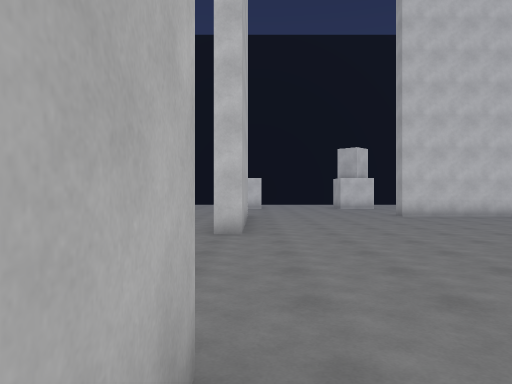
view 1 (above)

24 first-person views from a walk through a 3-D level made in the Unity game engine. The camera is 1.5 m above the floor, looks level and sees 70° across. The floor is counted in squares, 2 m on a side. Each view is taken from the middle of a square. On the plan, view 1 faces up. The plan holds only what a view shows up to about 11 squares ahead; the rest is blank. The player character is not drawn.

view 2
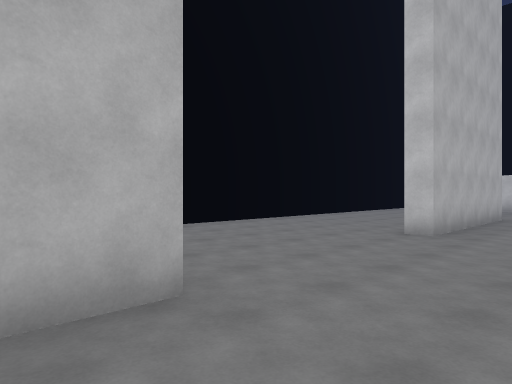

view 3
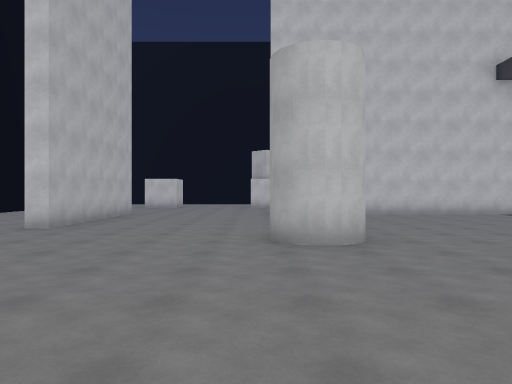

view 4
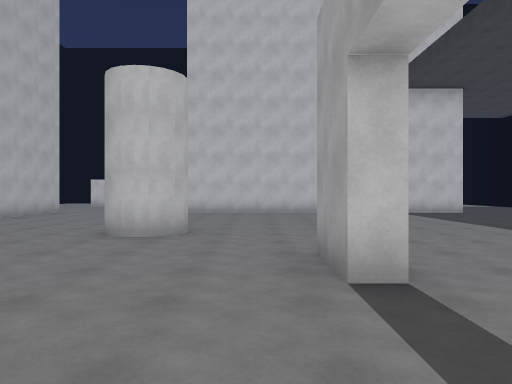

view 5
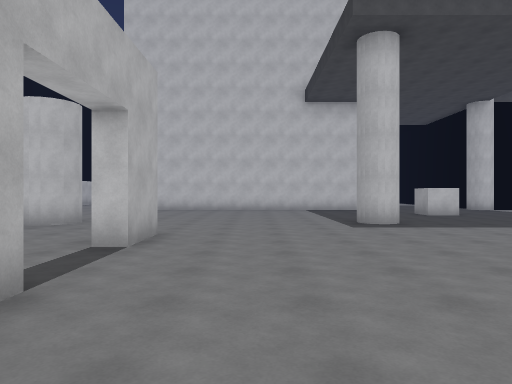

view 6
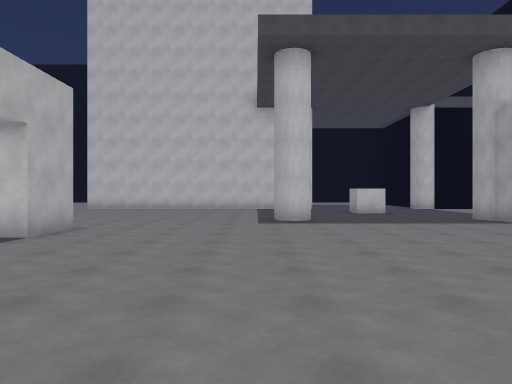

view 7
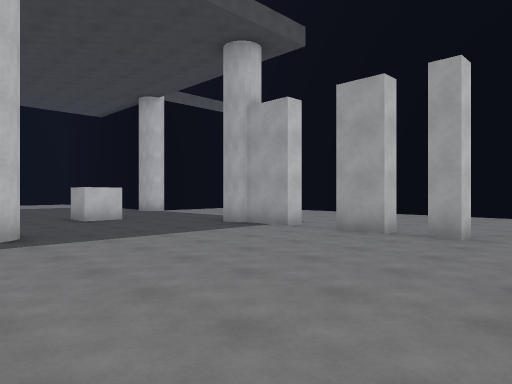

view 8
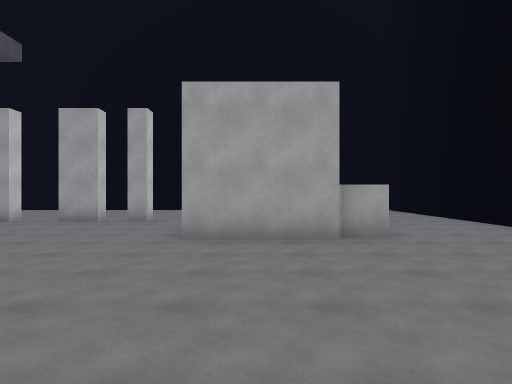

view 9
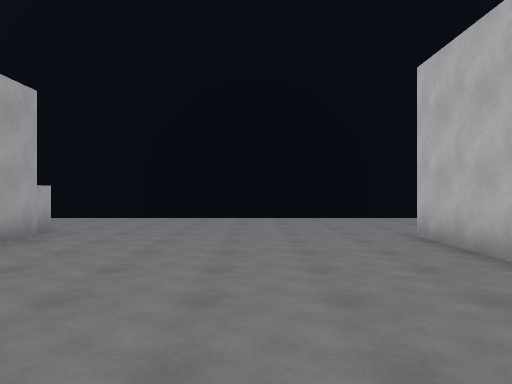

view 10
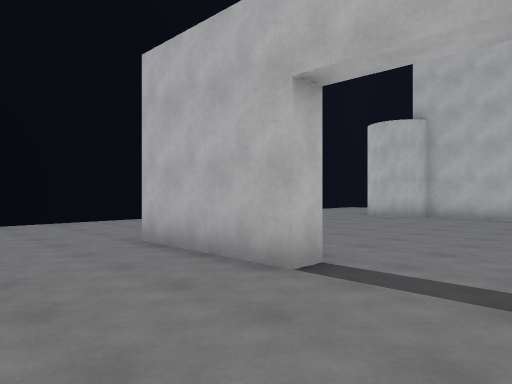

view 11
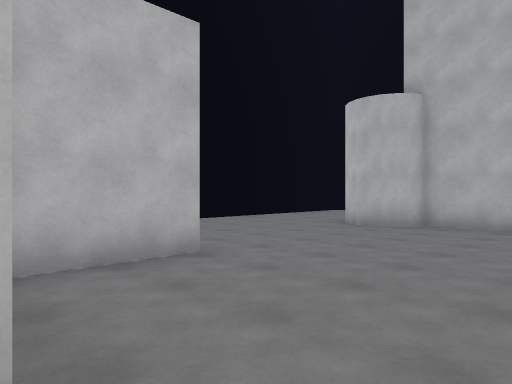

view 12
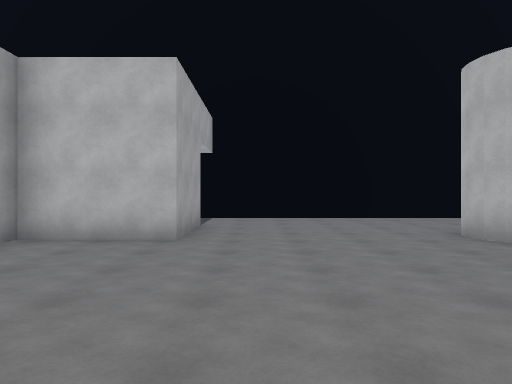

view 13
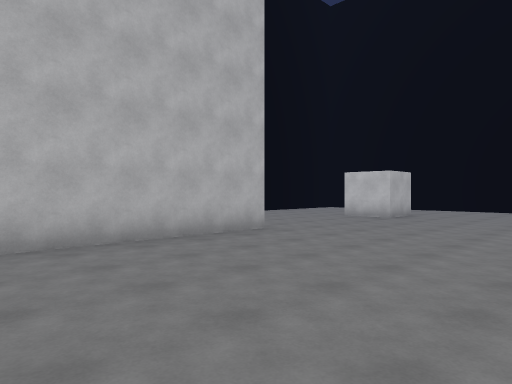

view 14
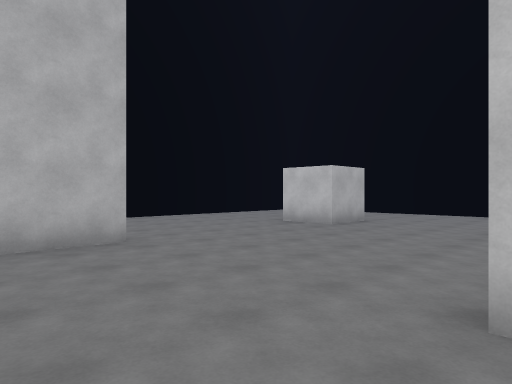

view 15
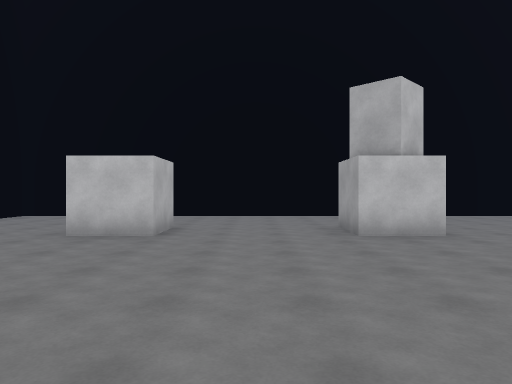

view 16
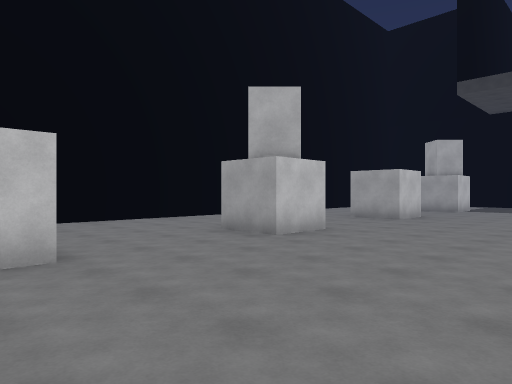

view 17
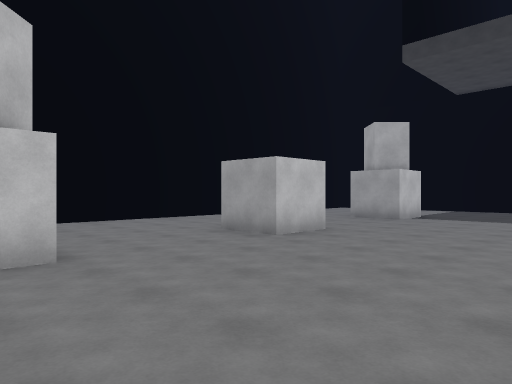

view 18
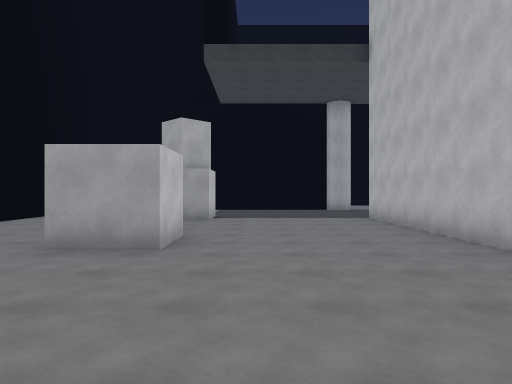

view 19
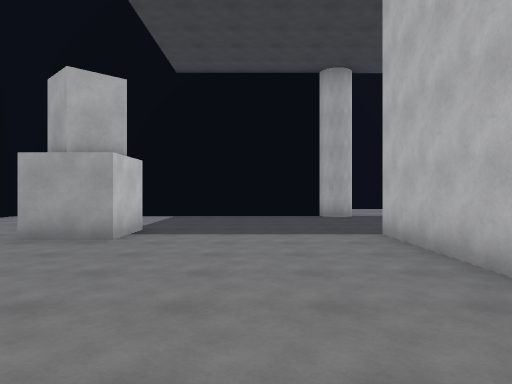

view 20
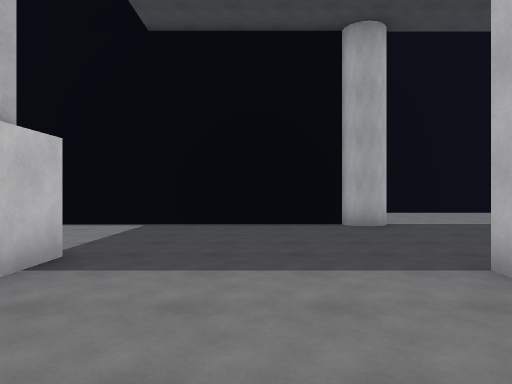

view 21
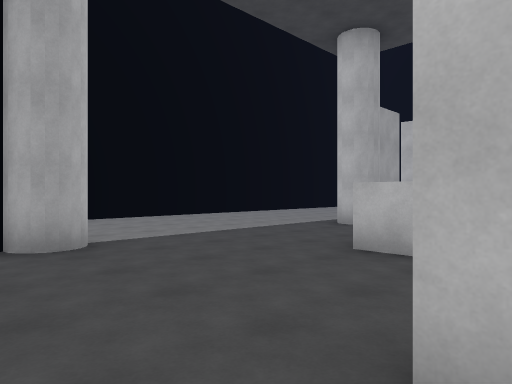

view 22
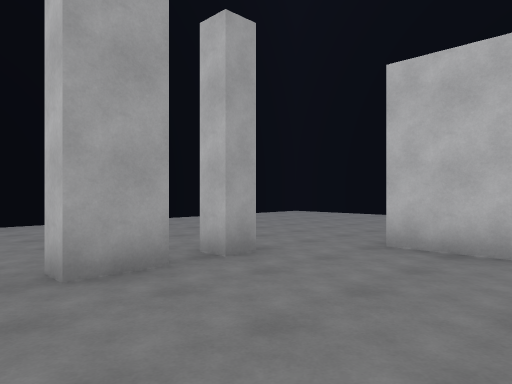

view 23
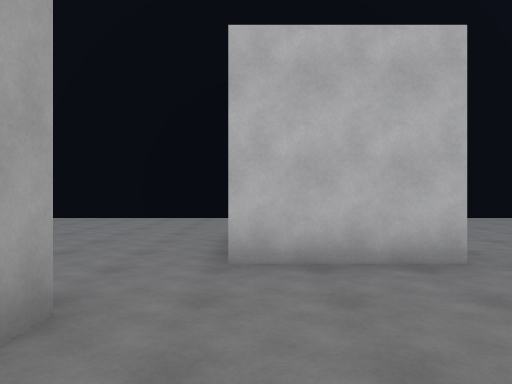

view 24
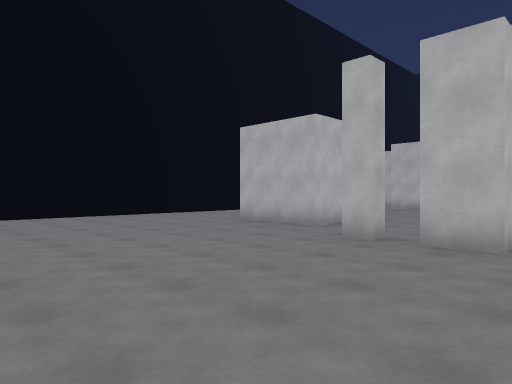

### Floor plan
Key: @ floor where view 1 was taken; # wall or solid block; x gap in a wall; . floor; C grey cube; B grey block.
Columns run from 6 left of view 1 to 25 right of it. Each row starts with its distance up from view 1.
 22         #           ##
 21 #..   ...............
 20 #...  ..............
 19   ..  ............   .
 18   ... ...........  ...  ..
 17    ..##...BB...##...BB....
 16   ........................
 15  .........................
 14  .........................
 13   ........................
 12     .......#   ######.....#
 11      #........       ....##
 10   ...#............   .........
  9  ....#.........................
  8  ....#................C........
  7  ....#.........................
  6  .............................
  5  ..........#.......#....#....
  4   ......................#...
  3    .......................... .
  2     ..........#...............
  1      #........#.........x......#
  0      #@.................#......#
 -1      #........................
 -2      #........#......###......
 -3      #........#......###......
 -4      ##....####......###......
 -5       #....#  .......CC.......
 -6      ......# ................
 -7      ....... ................
 -8      ........................
 -9             #   ##      ###

Where each view was taken, in squares from view 1:
view 1: 0 up, 0 right, facing up
view 2: 0 up, 2 right, facing up-left
view 3: 1 down, 4 right, facing up
view 4: 2 down, 7 right, facing up
view 5: 4 down, 10 right, facing up
view 6: 5 down, 12 right, facing up
view 7: 2 down, 12 right, facing up-right
view 8: 3 down, 9 right, facing right
view 9: 2 up, 11 right, facing down
view 10: 1 up, 11 right, facing down-left
view 11: 0 up, 8 right, facing down-left
view 12: 2 up, 4 right, facing down
view 13: 6 up, 5 right, facing up-left
view 14: 9 up, 5 right, facing up-left
view 15: 10 up, 2 right, facing up
view 16: 12 up, 1 left, facing up-right
view 17: 12 up, 4 right, facing up-right
view 18: 15 up, 4 right, facing right
view 19: 14 up, 8 right, facing right
view 20: 14 up, 11 right, facing right
view 21: 13 up, 14 right, facing down-right
view 22: 3 up, 15 right, facing down-right
view 23: 2 up, 17 right, facing down
view 24: 3 up, 24 right, facing down-left
